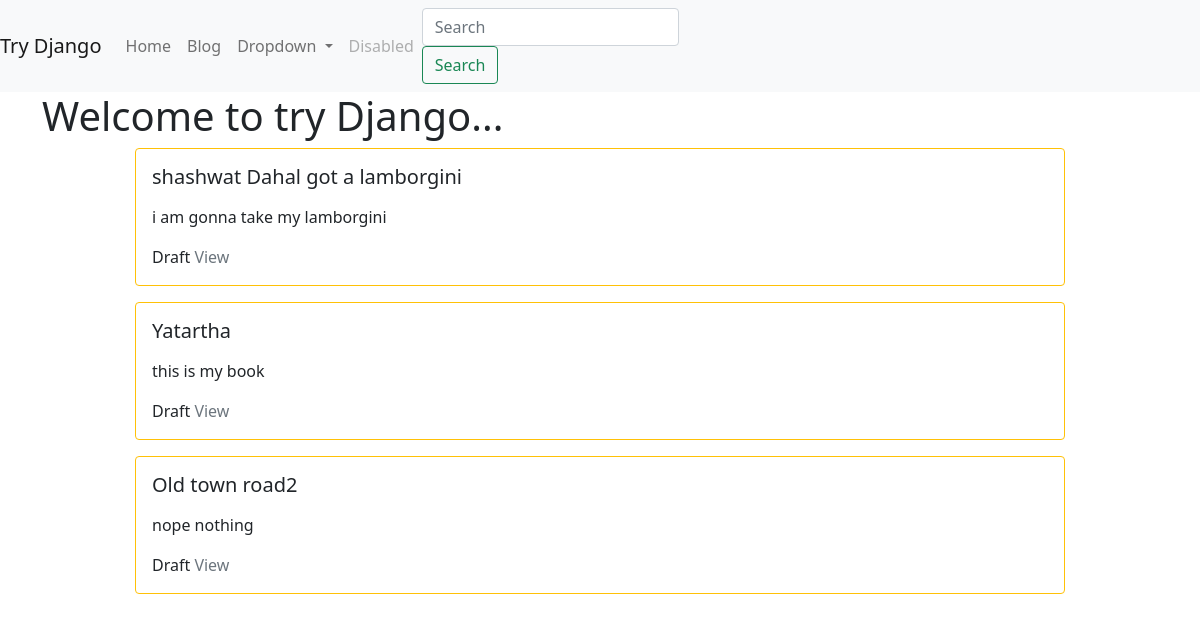
Page / (signed in) on the earlier database version.
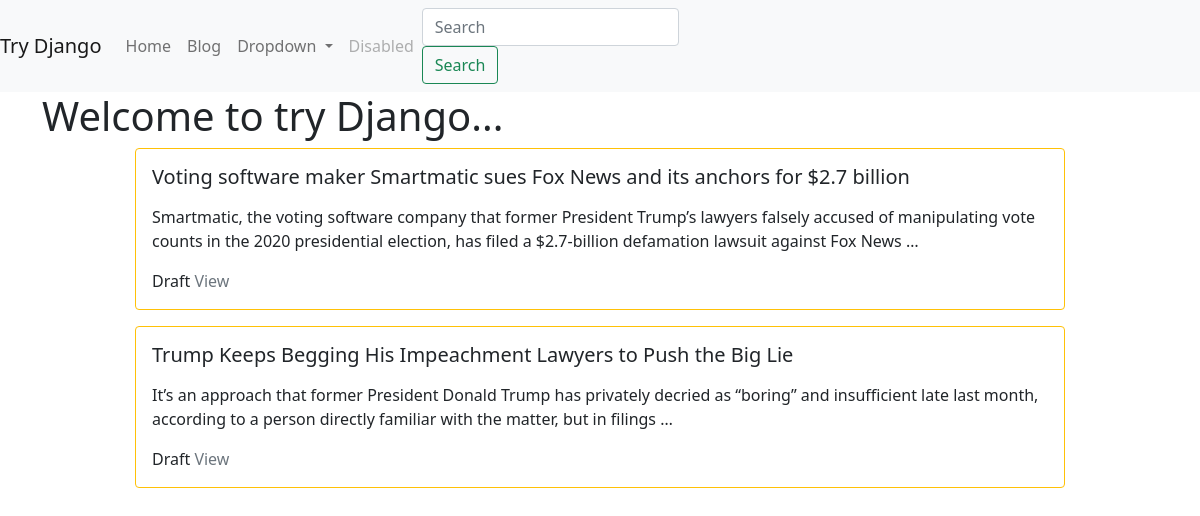
Same page on the later database version.
### blog/models.py (models this page shows, shortened)
class BlogPost(models.Model):
    user = models.ForeignKey(User, default=1, null=True,
                             on_delete=models.SET_NULL)
    image = models.FileField(upload_to="image/", blank=True, null=True)
    title = models.CharField(max_length=120)
    slug = models.SlugField(unique=True)
    content = models.TextField(blank=True, null=True)
    publish_date = models.DateTimeField(
        auto_now=False, auto_now_add=False, null=True, blank=True)
    timestamp = models.DateTimeField(auto_now=True)
    updated = models.DateTimeField(auto_now=True)
    objects = BlogPostManager()
    class Meta:
        ordering = ["-pk", "-publish_date", "-updated", "-timestamp"]
    def get_absolute_url(self):
        return f"/blog/{self.slug}"

### try_django/views.py (the view)
# urls.py: 2. Add a URL to urlpatterns:  path('', views.home, name='home')
def home(request):
    my_title = "Welcome to try Django..."
    qs = BlogPost.objects.all().published()
    if request.user.is_authenticated:
        my_qs = BlogPost.objects.filter(user=request.user)
        qs = (qs | my_qs).distinct()
    context = {"title": my_title, 'blog_list': qs}
    return render(request, "home.html", context)

### blog/models.py (called while the page is built)
    def published(self):
        now = timezone.now()
        return self.filter(publish_date__lte=now)

    def get_queryset(self):
        return BlogPostQuerySet(self.model, using=self._db)

### templates/home.html (shortened to what this page needs)
{% extends 'base.html' %}
{% load static %}
{% block content %}
<h1>{{title}}</h1>
{% for a in blog_list %}
    {% include 'list-inline.html' with blog_post=a truncate=True detail=False %}
{% endfor %}
{% endblock %}

### templates/base.html (shortened to what this page needs)
<!doctype html>
<html lang="en">
  <head>
{% load static %}
    <link href="https://cdn.jsdelivr.net/npm/bootstrap@5.0.0-beta1/dist/css/bootstrap.min.css" rel="stylesheet">
  </head>
  <body>
    {% include 'navbar.html' %}
   <div class="container">
     <div class="row">
       <div class="col6-mx-auto">
         {% block content %}
         {% endblock %}
    </div>
  </div>
   </div>
  </body>
</html>

### templates/navbar.html (shortened to what this page needs)
<nav class="navbar navbar-expand-lg navbar-light bg-light">
  <a class="navbar-brand" href="/">Try Django</a>
  <div class="collapse navbar-collapse" id="navbarSupportedContent">
    <ul class="navbar-nav mr-auto">
      <li class="nav-item">
        <a class="nav-link" href="/">Home</span></a>
      </li>
      <li class="nav-item">
        <a class="nav-link" href="/blog">Blog</a>
      </li>
      <li class="nav-item dropdown">
        <a class="nav-link dropdown-toggle" href="#" id="navbarDropdown" role="button" data-toggle="dropdown" aria-haspopup="true" aria-expanded="false">
          Dropdown
        </a>
      </li>
      <li class="nav-item">
        <a class="nav-link disabled" href="#">Disabled</a>
      </li>
    </ul>
    <form class="form-inline my-2 my-lg-0">
      <input class="form-control mr-sm-2" type="search" placeholder="Search" aria-label="Search">
      <button class="btn btn-outline-success my-2 my-sm-0" type="submit">Search</button>
    </form>
  </div>
</nav>

### blog/templates/list-inline.html
<div class="col-12 col-md-10 mb-3 mx-auto">
    <div class="card {% if not blog_post.publish_date %} border border-warning {% endif %}">
        <div class="card-body">
            <h5 class="card-title">{{ blog_post.title }}</h5>
            <p class="card-text">
               {% if truncate %}
                    {{ blog_post.content |linebreaks | truncatewords:30}}
                {% else %}
                    {{ blog_post.content | linebreaks}}
                {% endif %}
            </p>
            {% if not detail %}
                {% if not blog_post.publish_date %} Draft {% endif %}
            <a href="{{ blog_post.get_absolute_url}}" class="{% if not blog_post.publish_date %} text-decoration-none text-secondary {% endif %}">View</a>
            {% endif %}
        </div>
    </div>
</div>

Differences in the rows shown:
removed BlogPost: title "Yatartha", content "this is my book", shows "Draft"
removed BlogPost: title "Old town road2", content "nope nothing", shows "Draft"
added BlogPost: title "Voting software maker Smartmatic sues Fox News and its anchors for $2.7 billion", content "Smartmatic, the voting software company that former President Trump’s lawyers falsely accused of manipulating vote counts in the 2020 presidential election, has filed a $2.7-billion defamation lawsuit against Fox News …", shows "Draft"
changed BlogPost: title "shashwat Dahal got a lamborgini" → "Trump Keeps Begging His Impeachment Lawyers to Push the Big Lie"; content "i am gonna take my lamborgini" → "It’s an approach that former President Donald Trump has privately decried as “boring” and insufficient late last month, according to a person directly familiar with the matter, but in filings …"
